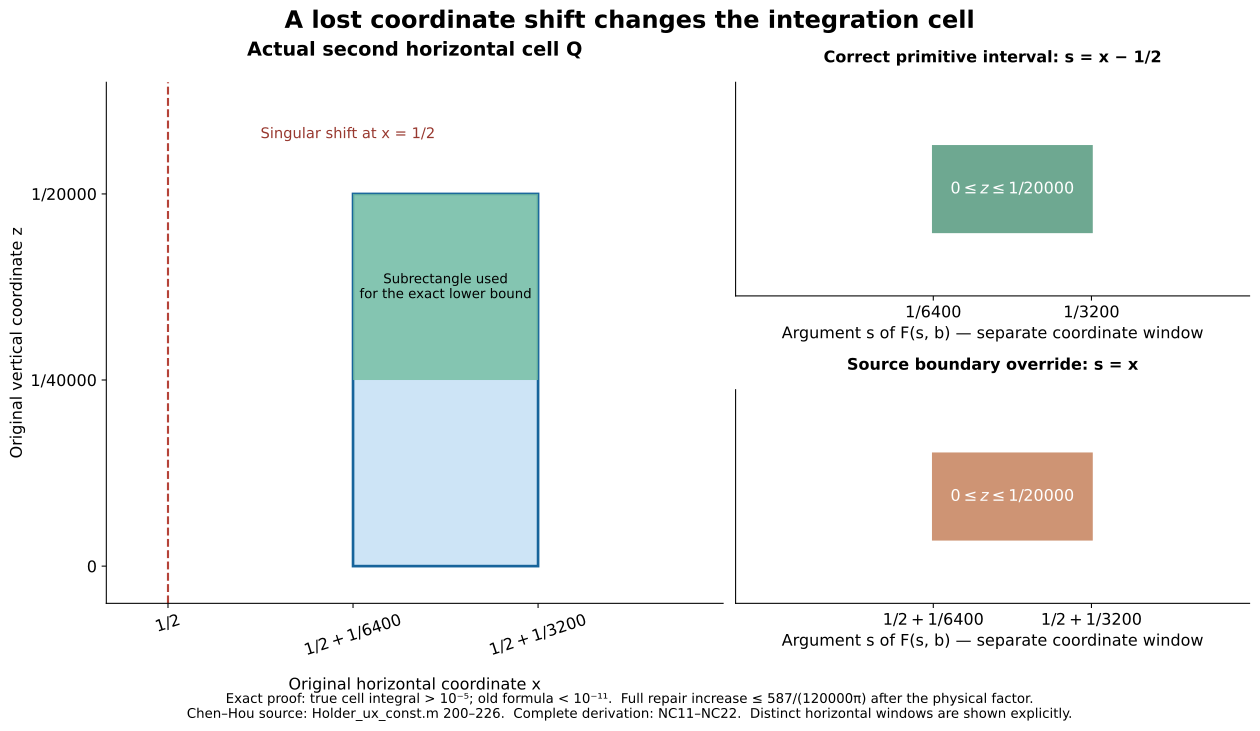

This chart was generated by the following Python code:
"""Reproduce exact cell and primitive-domain diagrams for NC11–NC22."""
from pathlib import Path
from fractions import Fraction as F
import matplotlib
matplotlib.use('Agg')
import matplotlib.pyplot as plt
from matplotlib.patches import Rectangle

root=Path(__file__).resolve().parent
a=F(1,6400);b=F(1,20000)
plt.rcParams.update({'font.size':12,'font.family':'DejaVu Sans','axes.spines.top':False,'axes.spines.right':False})
fig=plt.figure(figsize=(13,7.2),layout='constrained')
grid=fig.add_gridspec(2,2,width_ratios=[1.2,1])
ax=fig.add_subplot(grid[:,0])
xa=float(F(1,2)+a);xu=float(F(1,2)+2*a)
ax.add_patch(Rectangle((xa,0),float(a),float(b),facecolor='#cde4f6',edgecolor='#17649b',lw=2))
ax.add_patch(Rectangle((xa,float(b/2)),float(a),float(b/2),facecolor='#72bda0',alpha=.8))
ax.axvline(.5,color='#b54339',linestyle='--',lw=1.6)
ax.set_xlim(.5-float(a)/3,.5+3*float(a));ax.set_ylim(-float(b)/10,1.3*float(b))
ax.set_xticks([.5,xa,xu],[r'$1/2$',r'$1/2+1/6400$',r'$1/2+1/3200$'],rotation=18)
ax.set_yticks([0,float(b/2),float(b)],['0',r'$1/40000$',r'$1/20000$'])
ax.set_xlabel('Original horizontal coordinate x',labelpad=14);ax.set_ylabel('Original vertical coordinate z')
ax.set_title('Actual second horizontal cell Q',pad=20,fontweight='bold')
ax.text((xa+xu)/2,float(3*b/4),'Subrectangle used\nfor the exact lower bound',ha='center',va='center',fontsize=10)
ax.text(.5+float(a)/2,float(1.15*b),'Singular shift at x = 1/2',ha='left',fontsize=11,color='#98382f')
for row,offset,title,color in [(0,F(0),'Correct primitive interval: s = x − 1/2','#217956'),(1,F(1,2),'Source boundary override: s = x','#b35b29')]:
    q=fig.add_subplot(grid[row,1]);left=float(offset+a);right=float(offset+2*a)
    q.add_patch(Rectangle((left,.30),float(a),.4,facecolor=color,alpha=.65,edgecolor=color,lw=2))
    q.set_xlim(float(offset-a/4),float(offset+3*a));q.set_ylim(0,1);q.set_yticks([])
    labels=[r'$1/6400$',r'$1/3200$'] if row==0 else [r'$1/2+1/6400$',r'$1/2+1/3200$']
    q.set_xticks([left,right],labels);q.set_xlabel('Argument s of F(s, b) — separate coordinate window')
    q.set_title(title,pad=15,fontweight='bold',fontsize=12)
    q.text((left+right)/2,.5,r'$0\leq z\leq1/20000$',ha='center',va='center',color='white')
fig.suptitle('A lost coordinate shift changes the integration cell',fontweight='bold',fontsize=18)
fig.supxlabel('Exact proof: true cell integral > 10⁻⁵; old formula < 10⁻¹¹.  Full repair increase ≤ 587/(120000π) after the physical factor.\nChen–Hou source: Holder_ux_const.m 200–226.  Complete derivation: NC11–NC22.  Distinct horizontal windows are shown explicitly.',fontsize=10,y=-.035)
for ext in ['png','svg']:fig.savefig(root/('chen-hou-singular-cell-audit.'+ext),dpi=170,bbox_inches='tight')
print(root/'chen-hou-singular-cell-audit.png')
